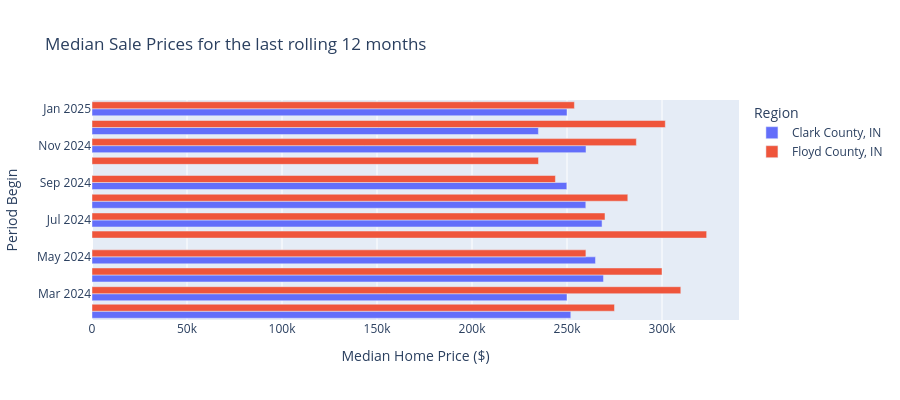

Notebook code cell kept with this figure:
### Code cell
# Create a bar graph comparing median home sale prices for two counties from 2/2024 to 1/2025
fig = px.bar(filtered_cf, x='Median Sale Price', y='Period Begin', color='Region', orientation='h', barmode='group',
             title='Median Sale Prices for the last rolling 12 months',
             labels={'Median Sale Price': 'Median Home Price ($)', 'Date': 'Period Begin'},
             height=400)

fig.show()

### Figure 1 — Plotly figure (JSON) as saved in the notebook; plotly's stock layout.template omitted (floating-point values rounded to 4 significant figures)
{"data": [{"alignmentgroup": "True", "hovertemplate": "Region=Clark County, IN<br>Median Home Price ($)=%{x}<br>Period Begin=%{y}<extra></extra>", "legendgroup": "Clark County, IN", "marker": {"color": "#636efa", "pattern": {"shape": ""}}, "name": "Clark County, IN", "offsetgroup": "Clark County, IN", "orientation": "h", "showlegend": true, "textposition": "auto", "type": "bar", "x": [250000.0, 260000.0, 234900.0, 252000.0, 250000.0, 269200.0, 265000.0, 268400.0, 259900.0, 249900.0], "xaxis": "x", "y": ["2025-01-01", "2024-11-01", "2024-12-01", "2024-02-01", "2024-03-01", "2024-04-01", "2024-05-01", "2024-07-01", "2024-08-01", "2024-09-01"], "yaxis": "y"}, {"alignmentgroup": "True", "hovertemplate": "Region=Floyd County, IN<br>Median Home Price ($)=%{x}<br>Period Begin=%{y}<extra></extra>", "legendgroup": "Floyd County, IN", "marker": {"color": "#EF553B", "pattern": {"shape": ""}}, "name": "Floyd County, IN", "offsetgroup": "Floyd County, IN", "orientation": "h", "showlegend": true, "textposition": "auto", "type": "bar", "x": [253900.0, 235000.0, 286500.0, 301800.0, 275000.0, 309900.0, 300000.0, 260000.0, 323500.0, 270000.0, 282000.0, 243900.0], "xaxis": "x", "y": ["2025-01-01", "2024-10-01", "2024-11-01", "2024-12-01", "2024-02-01", "2024-03-01", "2024-04-01", "2024-05-01", "2024-06-01", "2024-07-01", "2024-08-01", "2024-09-01"], "yaxis": "y"}], "layout": {"barmode": "group", "height": 400, "legend": {"title": {"text": "Region"}, "tracegroupgap": 0}, "title": {"text": "Median Sale Prices for the last rolling 12 months"}, "xaxis": {"anchor": "y", "domain": [0, 1], "title": {"text": "Median Home Price ($)"}}, "yaxis": {"anchor": "x", "domain": [0, 1], "title": {"text": "Period Begin"}}}}
